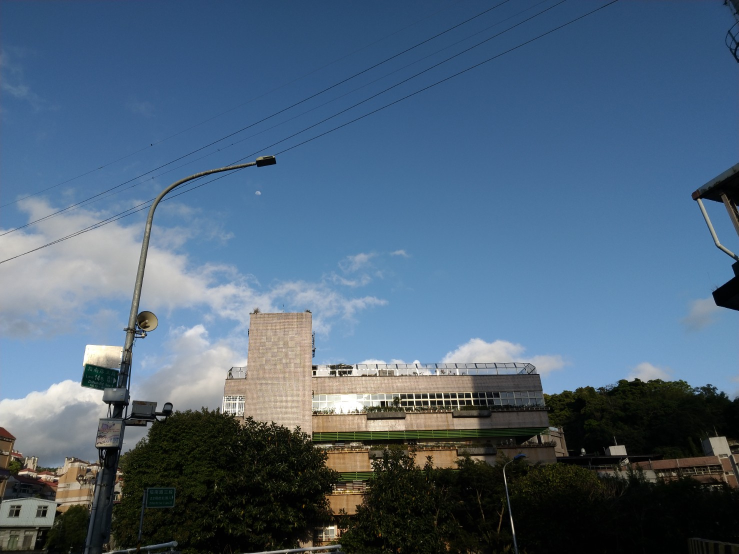
#> input picture hw3/resource/frame3.jpg, 1478 x 1108 px, given in place of frame1.jpg, which was not available (shown at 1/2 size)
$ python part4.py
#> lines starting #> are read from the running program, lines starting #| are printed output that depends on the picture; after the words box and inside, x2 and y2 are one past the last pixel; in counts of white or black regions, pixels touching at a corner belong together; pictures that were not available may be replaced by others from this repository, and a replacement may not be noted
### hw3/src/utils.py
import numpy as np


def solve_homography(u, v):
    """
    This function should return a 3-by-3 homography matrix,
    u, v are N-by-2 matrices, representing N corresponding points for v = T(u)
    :param u: N-by-2 source pixel location matrices
    :param v: N-by-2 destination pixel location matrices
    :return:
    """
    N = u.shape[0]
    H = None

    if v.shape[0] is not N:
        print('u and v should have the same size')
        return None
    if N < 4:
        print('At least 4 points should be given')

    # TODO: 1.forming A
    ux = u[:,0].reshape((N,1))
    uy = u[:,1].reshape((N,1))
    vx = v[:,0].reshape((N,1))
    vy = v[:,1].reshape((N,1))
    a = np.concatenate( (ux, uy, np.ones((N,1)), np.zeros((N,3)), -1*np.multiply(ux,vx), -1*np.multiply(uy,vx), -1*vx), axis=1 )
    aa = np.concatenate( (np.zeros((N,3)), ux, uy, np.ones((N,1)), -1*np.multiply(ux, vy), -1*np.multiply(uy,vy), -1*vy), axis=1 )
    A = np.concatenate((a, aa), axis=0)

    # TODO: 2.solve H with A
    _ , _ , VT = np.linalg.svd(A)
    H = VT[-1,:]/VT[-1,-1]
    H = H.reshape(3, 3)
    return H


def warping(src, dst, H, ymin, ymax, xmin, xmax, direction='b'):
    """
    Perform forward/backward warpping without for loops. i.e.
    for all pixels in src(xmin~xmax, ymin~ymax),  warp to destination
          (xmin=0,ymin=0)  source                       destination
                         |--------|              |------------------------|
                         |        |              |                        |
                         |        |     warp     |                        |
    forward warp         |        |  --------->  |                        |
                         |        |              |                        |
                         |--------|              |------------------------|
                                 (xmax=w,ymax=h)

    for all pixels in dst(xmin~xmax, ymin~ymax),  sample from source
                            source                       destination
                         |--------|              |------------------------|
                         |        |              | (xmin,ymin)            |
                         |        |     warp     |           |--|         |
    backward warp        |        |  <---------  |           |__|         |
                         |        |              |             (xmax,ymax)|
                         |--------|              |------------------------|

    :param src: source image
    :param dst: destination output image
    :param H:
    :param ymin: lower vertical bound of the destination(source, if forward warp) pixel coordinate
    :param ymax: upper vertical bound of the destination(source, if forward warp) pixel coordinate
    :param xmin: lower horizontal bound of the destination(source, if forward warp) pixel coordinate
    :param xmax: upper horizontal bound of the destination(source, if forward warp) pixel coordinate
    :param direction: indicates backward warping or forward warping
    :return: destination output image
    """

    h_src, w_src, ch = src.shape
    h_dst, w_dst, ch = dst.shape
    H_inv = np.linalg.inv(H)

    # TODO: 1.meshgrid the (x,y) coordinate pairs
    w = xmax-xmin
    h = ymax-ymin
    x, y = np.meshgrid(np.arange(xmin, xmax), np.arange(ymin, ymax))


    # TODO: 2.reshape the destination pixels as N x 3 homogeneous coordinate
    shape = (1,w*h)
    map = np.concatenate((x.reshape(shape), y.reshape(shape), np.ones(shape)), axis = 0)
    if direction == 'b':
        # TODO: 3.apply H_inv to the destination pixels and retrieve (u,v) pixels, then reshape to (ymax-ymin),(xmax-xmin)
        map = np.dot(H_inv,map)
        map = map/map[-1,:]
        src_y = np.around(map[1,:].reshape((h, w))).astype(int)
        src_x = np.around(map[0,:].reshape((h, w))).astype(int)
        # TODO: 4.calculate the mask of the transformed coordinate (should not exceed the boundaries of source image)
        mask_h = (0 < src_y)*(src_y < h_src)
        mask_w = (0 < src_x)*(src_x < w_src)
        mask   = mask_h * mask_w

        # TODO: 5.sample the source image with the masked and reshaped transformed coordinates
        # TODO: 6. assign to destination image with proper masking
        dst[y[mask], x[mask]] = src[src_y[mask], src_x[mask]]
        pass


    elif direction == 'f':
        # TODO: 3.apply H to the source pixels and retrieve (u,v) pixels, then reshape to (ymax-ymin),(xmax-xmin)
        map = np.dot(H,map)
        map = map/map[-1,:]
        dst_y = np.around(map[1,:].reshape(h,w)).astype(int)
        dst_x = np.around(map[0,:].reshape(h,w)).astype(int)

        # TODO: 4.calculate the mask of the transformed coordinate (should not exceed the boundaries of destination image)
        mask_h = (0 < dst_y)*(dst_y < h_dst)
        mask_w = (0 < dst_x)*(dst_x < w_dst)
        mask   = mask_h * mask_w
        # TODO: 5.filter the valid coordinates using previous obtained mask
        # TODO: 6. assign to destination image using advanced array indicing
        dst[dst_y[mask], dst_x[mask]] = src[y[mask], x[mask]]

        pass

    return dst

### hw3/src/part4.py
import numpy as np
import cv2
import random
from tqdm import tqdm
from utils import solve_homography, warping

random.seed(999)

def panorama(imgs):
    """
    Image stitching with estimated homograpy between consecutive
    :param imgs: list of images to be stitched
    :return: stitched panorama
    """
    h_max = max([x.shape[0] for x in imgs])
    w_max = sum([x.shape[1] for x in imgs])

    # create the final stitched canvas
    dst = np.zeros((h_max, w_max, imgs[0].shape[2]), dtype=np.uint8)
    dst[:imgs[0].shape[0], :imgs[0].shape[1]] = imgs[0]
    last_best_H = np.eye(3)

    wide = 0
    orb = cv2.ORB_create()
    bfmatcher = cv2.BFMatcher(cv2.NORM_HAMMING, crossCheck=False)
    # for all images to be stitched:
    for idx in range(len(imgs) - 1):
        im1 = imgs[idx]
        im2 = imgs[idx + 1]
        h,w,_ = im2.shape
        wide  += w

        # TODO: 1.feature detection & matching

        kp1, des1 = orb.detectAndCompute(im1, None)
        kp2, des2 = orb.detectAndCompute(im2, None)
        matches = bfmatcher.knnMatch(des1, des2, k=2)

        u = []
        v = []

        for m,n in matches:
            if m.distance < 0.7 * n.distance:
                u.append(kp1[m.queryIdx].pt)
                v.append(kp2[m.trainIdx].pt)
        u = np.array(u)
        v = np.array(v)

        # TODO: 2. apply RANSAC to choose best H
        num = 3000
        threshold = 4
        inlineNmax = 0
        best_H = np.zeros((3,3))
        indices = [i for i in range(len(u)-1)]
        for i in range(0, num+1):
            ran_u = np.zeros((4,2))
            ran_v = np.zeros((4,2))

            random.shuffle(indices)
            for j in range(4):
                ran_u[j] = u[indices[j]]
                ran_v[j] = v[indices[j]]
            H = solve_homography(ran_v, ran_u)

            con_v = np.concatenate((np.transpose(v), np.ones((1,len(v)))), axis=0)
            con_u = np.concatenate((np.transpose(u), np.ones((1,len(u)))), axis=0)
            uv = np.dot(H,con_v)
            uv = uv/uv[-1,:]

            err  = np.linalg.norm((uv-con_u)[:-1,:], ord=1, axis=0)
            inlineN = sum(err<threshold)
            if inlineN > inlineNmax:
                inlineNmax = inlineN
                best_H = H
        # TODO: 3. chain the homographies

        # TODO: 4. apply warping
        last_best_H = np.dot(last_best_H,best_H)
        out = warping(im2, dst, last_best_H, 0, h, wide, wide+w, direction='b')
    return out

if __name__ == "__main__":
    # ================== Part 4: Panorama ========================
    # TODO: change the number of frames to be stitched
    FRAME_NUM = 3
    imgs = [cv2.imread('../resource/frame{:d}.jpg'.format(x)) for x in range(1, FRAME_NUM + 1)]
#> imgs = 3 items
    output4 = panorama(imgs)
#> in panorama, `h_max = max([x.shape[0] for x in imgs])`: h_max = 1108
#> in panorama, `w_max = sum([x.shape[1] for x in imgs])`: w_max = 4434
#> in panorama, `dst[:imgs[0].shape[0], :imgs[0].shape[1]] = imgs[0]`:
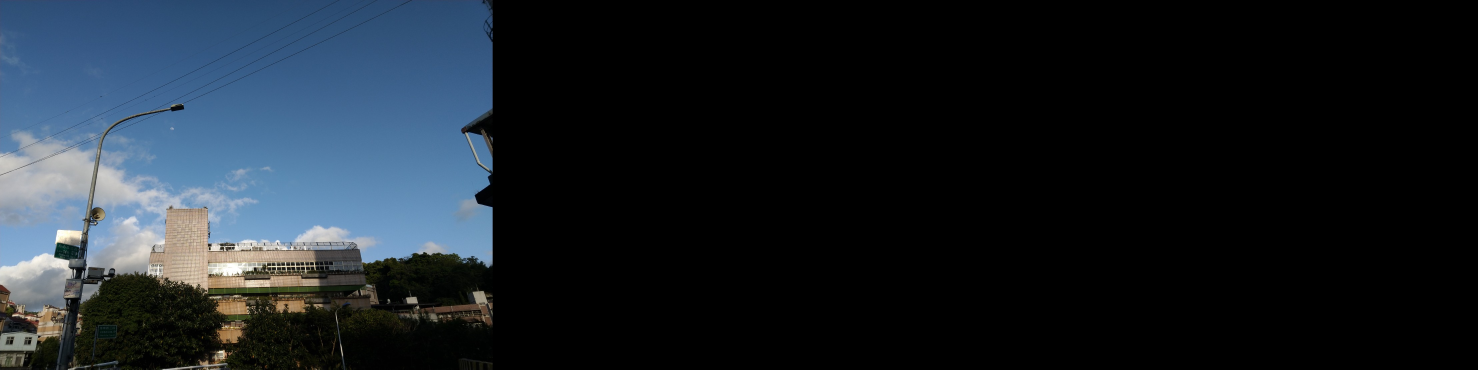
#> dst: shape (1108, 4434, 3) (shown at 1/3 size); mean of channels 0, 1, 2 40.3, 33.2, 25.9; drawn as B, G, R
#> the loop in panorama, `for idx in range(len(imgs) - 1):` made 2 passes
#> (wide, matches, num, threshold) on pass 1: (1478, 500 matches, 3000, 4)
#> pass 1, in warping, `src_y = np.around(map[1,:].reshape((h, w))).astype(int)`:
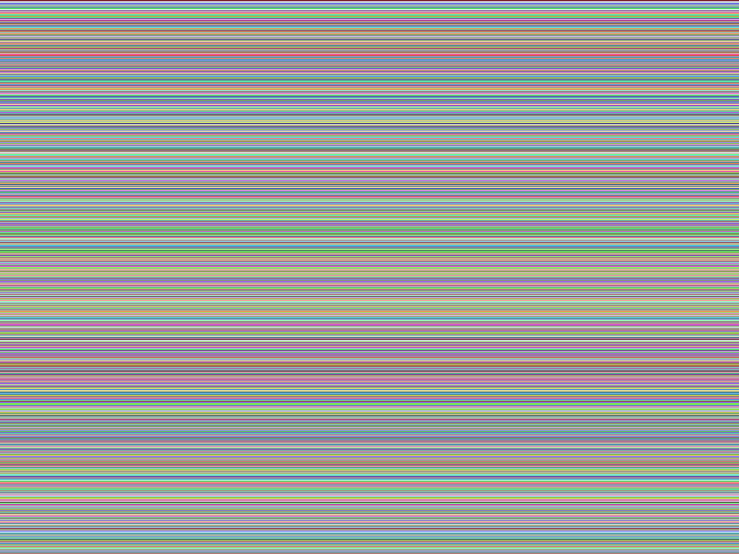
#> src_y: shape (1108, 1478) int64 (shown at 1/2 size); 1108 distinct labels, from 0 to 1107; one colour per label, 0 black
#> pass 1, in warping, `src_x = np.around(map[0,:].reshape((h, w))).astype(int)`:
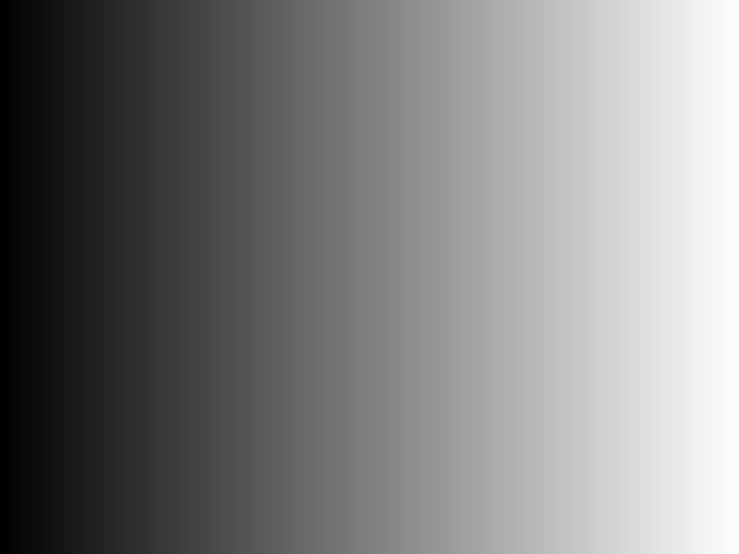
#> src_x: shape (1108, 1478) int64 (shown at 1/2 size); min 1478, max 2955, mean 2216.5; drawn with min black and max white
#> pass 1, in warping, `mask_h = (0 < src_y)*(src_y < h_src)`:
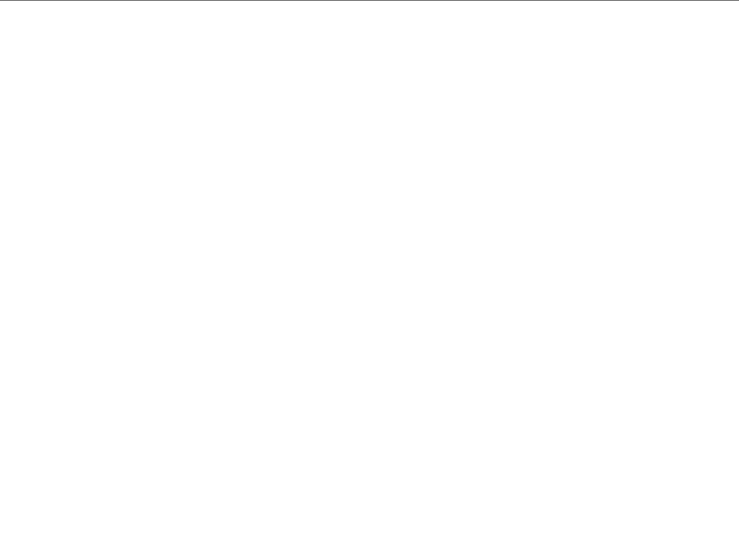
#> mask_h: shape (1108, 1478) bool (shown at 1/2 size); 99.9% white; black in thin lines or dots, all inside (x1, y1, x2, y2) = (0, 0, 1478, 1)
#> in panorama, im1 is the input picture: shape (1108, 1478, 3); mean B, G, R 121, 99.6, 77.7
    cv2.imwrite('output4.png', output4)
